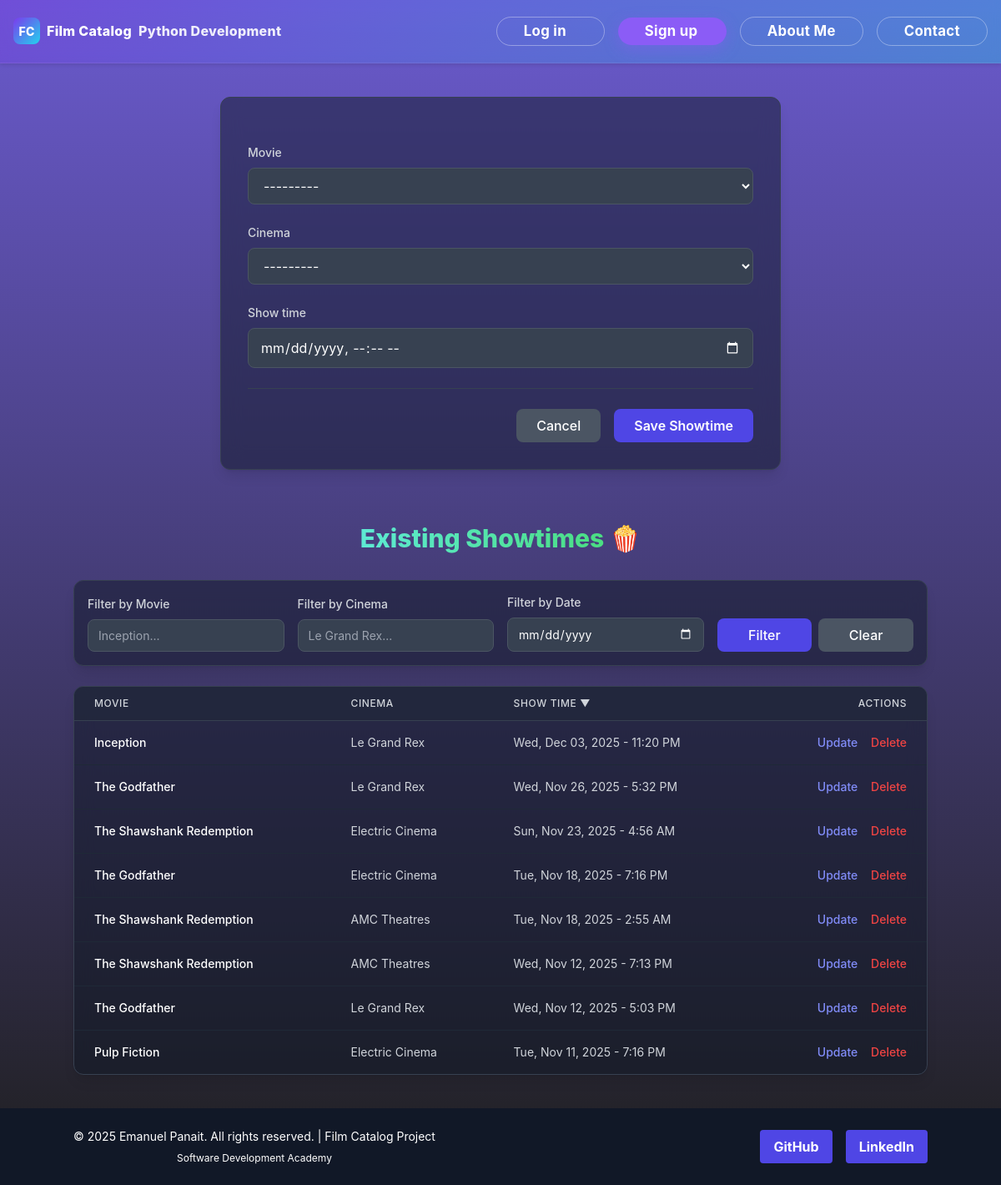
The app's page /showtime_create/, older data.
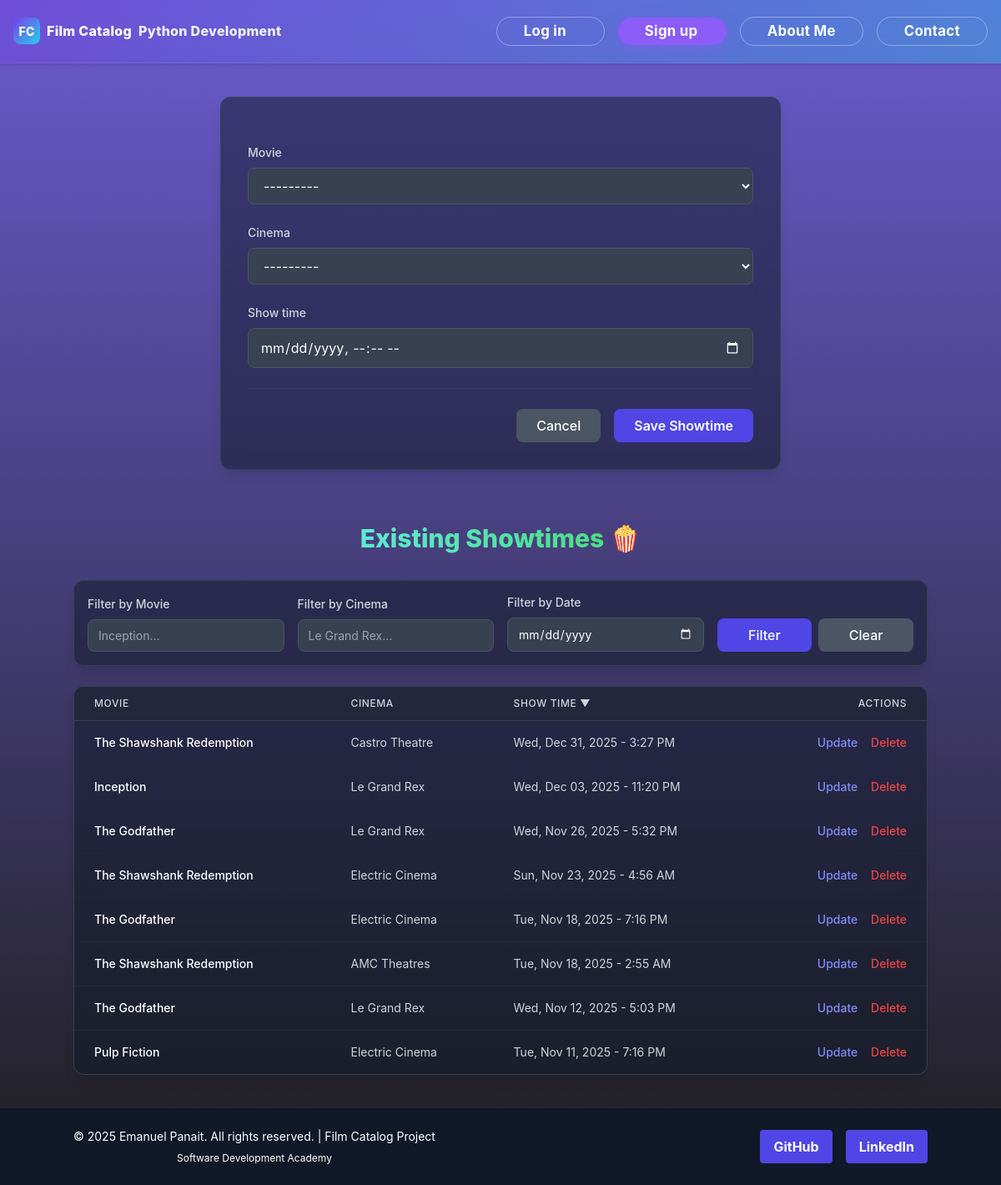
The same page, newer data.
### viewer/models.py (models this page shows, shortened)
class Showtime(models.Model):
    movie = models.ForeignKey(Movie, on_delete=models.CASCADE, related_name="showtimes")
    cinema = models.ForeignKey(Cinema, on_delete=models.CASCADE, related_name="cinema_showtimes")
    show_time = models.DateTimeField()

class Movie(models.Model):
    title = models.CharField(max_length=200, blank=True, null=True)
    director = models.CharField(max_length=200, blank=True, null=True, db_column='director')
    year = models.IntegerField(blank=True, null=True, db_column='year')
    genre_movie = models.CharField(max_length=50, blank=True, null=True, db_column='genre_movie')
    cinema_price = models.IntegerField(blank=True, null=True, db_column='cinema_price')  # deprecated
    bio = models.TextField(blank=True, null=True)
    rating = models.IntegerField(blank=True, null=True, db_column='rating')
    profile_picture = models.ImageField(upload_to='movie_covers/', blank=True, null=True)
    class Meta:
        ordering = ['title']
    def __str__(self):
        return self.title or "Untitled Movie"

class Cinema(models.Model):
    name = models.CharField(max_length=100, blank=True, null=True)
    location = models.CharField(max_length=100, blank=True, null=True)
    price = models.DecimalField(max_digits=10, decimal_places=2, blank=True, null=True)
    Adult_ticket_price = models.IntegerField(blank=True, null=True)
    Child_ticket_price = models.IntegerField(blank=True, null=True)
    Senior_ticket_price = models.IntegerField(blank=True, null=True)
    Student_ticket_price = models.IntegerField(blank=True, null=True)
    weekend_surcharge = models.IntegerField(blank=True, null=True)
    holiday_surcharge = models.IntegerField(blank=True, null=True)
    weekday_discount = models.IntegerField(blank=True, null=True)
    matinee_discount = models.IntegerField(blank=True, null=True)
    def __str__(self):
        return self.name or "Unnamed Cinema"

### viewer/views.py (the view)
# urls.py: path('showtime_create/', views.ShowtimeCreateView.as_view(), name='showtime_create'),
class ShowtimeCreateView(CreateView):
    model = Showtime
    form_class = ShowtimeForm
    template_name = 'add_showtime.html'
    success_url = reverse_lazy('showtime_create')
    def get_context_data(self, **kwargs):
        context = super().get_context_data(**kwargs)
        showtime_list = Showtime.objects.select_related('movie', 'cinema')
        movie_filter = self.request.GET.get('movie_filter', None)
        cinema_filter = self.request.GET.get('cinema_filter', None)
        date_filter = self.request.GET.get('date_filter', None)
        if movie_filter:
            showtime_list = showtime_list.filter(movie__title__icontains=movie_filter)
        if cinema_filter:
            showtime_list = showtime_list.filter(cinema__name__icontains=cinema_filter)
        if date_filter:
            showtime_list = showtime_list.filter(show_time__date=date_filter)
        sort_by = self.request.GET.get('sort', '-show_time')
        valid_sort_fields = [
            'movie__title', '-movie__title', 'cinema__name',
            '-cinema__name', 'show_time', '-show_time'
        ]
        if sort_by not in valid_sort_fields:
            sort_by = '-show_time'
        showtime_list = showtime_list.order_by(sort_by)
        context['showtime_list'] = showtime_list
        context['current_sort'] = sort_by
        return context

### viewer/forms.py
class ShowtimeForm(forms.ModelForm):
    class Meta:
        model = Showtime
        fields = ['movie', 'cinema', 'show_time']
        widgets = {
            'movie': forms.Select(attrs={'class': 'form-control'}),
            'cinema': forms.Select(attrs={'class': 'form-control'}),
            'show_time': forms.DateTimeInput(
                attrs={'type': 'datetime-local', 'class': 'form-control'},
                format='%Y-%m-%dT%H:%M'
            ),
        }
    def __init__(self, *args, **kwargs):
        super().__init__(*args, **kwargs)
        self.fields['movie'].queryset = Movie.objects.all().order_by('title')
        self.fields['cinema'].queryset = Cinema.objects.all().order_by('name')

### viewer/Templates/add_showtime.html (shortened to what the changed rows need)
{% extends 'base.html' %}
{% load static %}
{% load sorting_tags %}
{% block content %}
<div class="w-full max-w-screen-xl mx-auto px-2 sm:px-4 md:px-8 py-10">
    <div class="max-w-5xl mx-auto">
        <h2 class="text-3xl font-extrabold text-white text-center mb-8">
            <span class='bg-clip-text bg-gradient-to-r from-teal-300 to-green-400 text-transparent'>
            </span>
            <span>
                🍿
            </span>
        </h2>
        {% if showtime_list %}
            <div class="bg-gray-900/50 backdrop-blur-md border border-gray-700 rounded-xl shadow-lg overflow-hidden">
                <table class="min-w-full divide-y divide-gray-700">
                    <thead class="bg-gray-800/50">
                        <tr>
                            <th scope="col" class="px-6 py-3 text-left text-xs font-medium text-gray-300 uppercase tracking-wider">
                                {% sorted_url "movie__title" as movie_sort_url %}
                                <a href="?{{ movie_sort_url }}" class="hover:text-white transition">
                                    Movie
                                </a>
                            </th>
                            <th scope="col" class="px-6 py-3 text-left text-xs font-medium text-gray-300 uppercase tracking-wider">
                                {% sorted_url "cinema__name" as cinema_sort_url %}
                                <a href="?{{ cinema_sort_url }}" class="hover:text-white transition">
                                    Cinema
                                </a>
                            </th>
                            <th scope="col" class="px-6 py-3 text-left text-xs font-medium text-gray-300 uppercase tracking-wider">
                                {% sorted_url "show_time" as time_sort_url %}
                                <a href="?{{ time_sort_url }}" class="hover:text-white transition">
                                    Show Time
                                    {% if current_sort == "show_time" %} <span>▲</span>
                                    {% elif current_sort == "-show_time" %} <span>▼</span>
                                    {% endif %}
                                </a>
                            </th>
                            <th scope="col" class="px-6 py-3 text-right text-xs font-medium text-gray-300 uppercase tracking-wider">
                                Actions
                            </th>
                        </tr>
                    </thead>
                    <tbody class="divide-y divide-gray-800">
                        {% for show in showtime_list %}
                        <tr class="hover:bg-gray-800/60 transition">
                            <td class="px-6 py-4 whitespace-nowrap text-sm font-medium text-white">{{ show.movie.title }}</td>
                            <td class="px-6 py-4 whitespace-nowrap text-sm text-gray-300">{{ show.cinema.name }}</td>
                            <td class="px-6 py-4 whitespace-nowrap text-sm text-gray-300">{{ show.show_time|date:"D, M d, Y - g:i A" }}</td>
                            <td class="px-6 py-4 whitespace-nowrap text-right text-sm font-medium space-x-3">
                                <a href="{% url 'showtime_update' show.pk %}" class="text-indigo-400 hover:text-indigo-300 transition">
                                    Update
                                </a>
                                <a href="{% url 'showtime_delete' show.pk %}" class="text-red-500 hover:text-red-400 transition">
                                    Delete
                                </a>
                            </td>
                        </tr>
                        {% endfor %}
                    </tbody>
                </table>
            </div>
        {% else %}
            <div class="text-center py-10 bg-gray-900/50 backdrop-blur-md rounded-xl border border-gray-700">
                <p class="text-gray-400">No showtimes match your filters or none are scheduled.</p> </div>
        {% endif %}
    </div>
</div>
{% endblock %}

Row changes from the older to the newer data that the page shows:
removed Showtime: movie "The Shawshank Redemption", cinema.name "AMC Theatres", show_time "Wed, Nov 12, 2025 - 7:13 PM"
added Showtime: movie "The Shawshank Redemption", cinema.name "Castro Theatre", show_time "Wed, Dec 31, 2025 - 3:27 PM"
